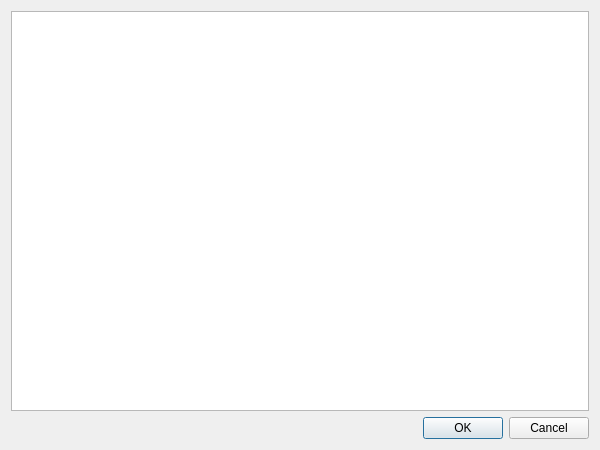
<?xml version="1.0" encoding="UTF-8"?>
<ui version="4.0">
 <class>FileMolGeneratorDialog</class>
 <widget class="QDialog" name="FileMolGeneratorDialog">
  <property name="geometry">
   <rect>
    <x>0</x>
    <y>0</y>
    <width>600</width>
    <height>450</height>
   </rect>
  </property>
  <property name="windowTitle">
   <string>Dialog</string>
  </property>
  <layout class="QGridLayout" name="gridLayout">
   <item row="0" column="0">
    <widget class="QTextEdit" name="textEdit"/>
   </item>
   <item row="1" column="0">
    <widget class="QDialogButtonBox" name="buttonBox">
     <property name="orientation">
      <enum>Qt::Horizontal</enum>
     </property>
     <property name="standardButtons">
      <set>QDialogButtonBox::Cancel|QDialogButtonBox::Ok</set>
     </property>
    </widget>
   </item>
  </layout>
 </widget>
 <resources/>
 <connections>
  <connection>
   <sender>buttonBox</sender>
   <signal>accepted()</signal>
   <receiver>FileMolGeneratorDialog</receiver>
   <slot>accept()</slot>
   <hints>
    <hint type="sourcelabel">
     <x>248</x>
     <y>254</y>
    </hint>
    <hint type="destinationlabel">
     <x>157</x>
     <y>274</y>
    </hint>
   </hints>
  </connection>
  <connection>
   <sender>buttonBox</sender>
   <signal>rejected()</signal>
   <receiver>FileMolGeneratorDialog</receiver>
   <slot>reject()</slot>
   <hints>
    <hint type="sourcelabel">
     <x>316</x>
     <y>260</y>
    </hint>
    <hint type="destinationlabel">
     <x>286</x>
     <y>274</y>
    </hint>
   </hints>
  </connection>
 </connections>
</ui>
